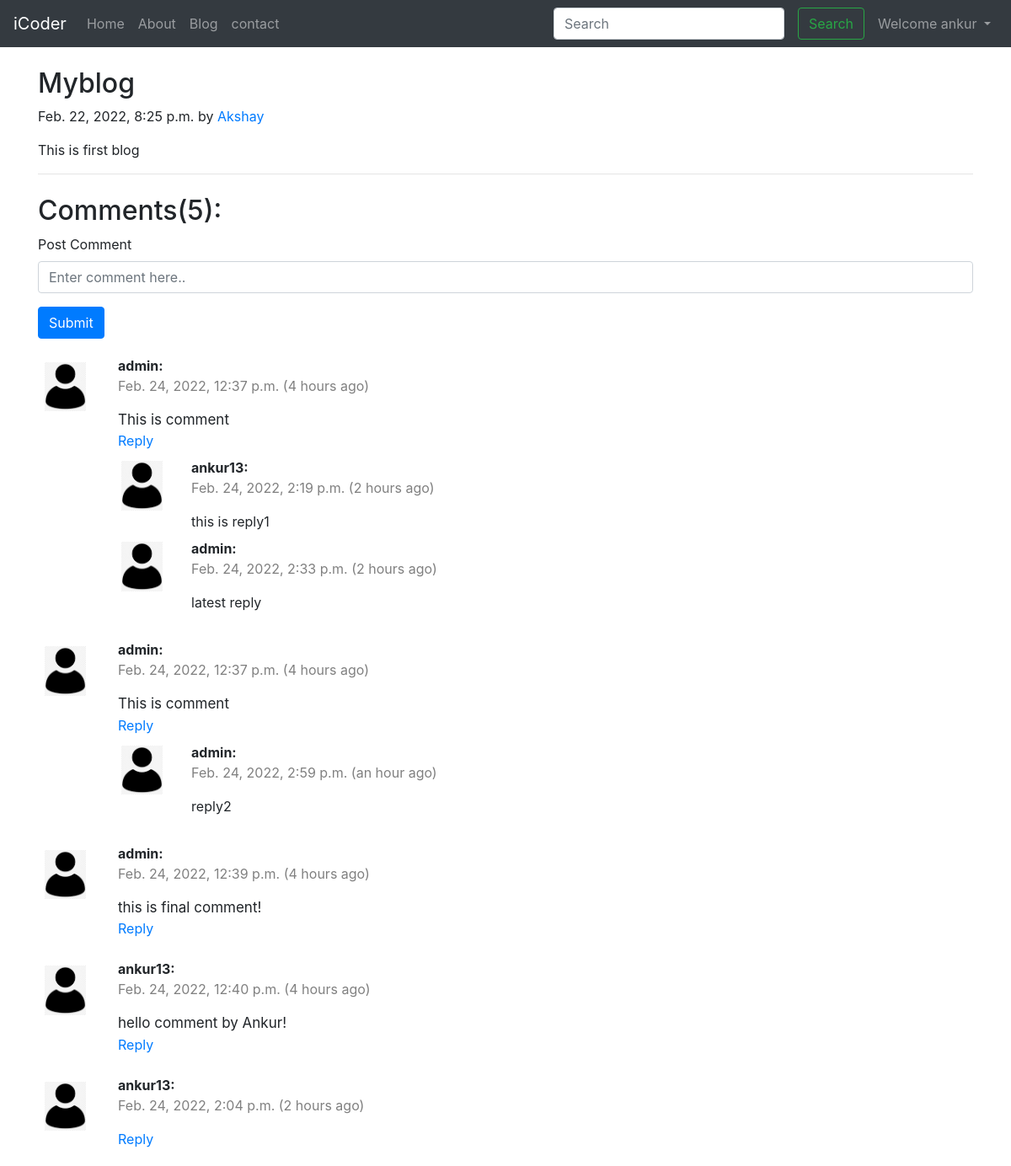
The app's page /blog/1 (signed in) with its own data.
### blog/models.py (models this page shows, shortened)
class BlogPost(models.Model):
    sno = models.AutoField(primary_key=True)
    title = models.CharField(max_length=50)
    author = models.CharField(max_length=20)
    content = models.TextField()
    timestamp = models.DateTimeField(auto_now_add=True, blank=True)

class Comments(models.Model):
    sno = models.AutoField(primary_key=True)
    comment = models.TextField()
    user = models.ForeignKey(User, on_delete=models.CASCADE)
    post = models.ForeignKey(BlogPost,on_delete=models.CASCADE)
    parent = models.ForeignKey('self', on_delete=models.CASCADE, null=True)
    timestamp = models.DateTimeField(default=now)
    def __str__(self):
        return self.comment

### blog/views.py (the view)
# urls.py: path("<int:sno>", views.viewBlog, name="View Blog"),
def viewBlog(request, sno):
    if request.method == 'GET':
        blog = BlogPost.objects.filter(sno=sno).first()
        postcomments = Comments.objects.filter(post=sno, parent=None)
        replies = Comments.objects.filter(post=sno).exclude(parent=None)
        replyDict = {}
        for reply in replies:
            if reply.parent.sno not in replyDict.keys():
                replyDict[reply.parent.sno] = [reply]
            else:
                replyDict[reply.parent.sno].append(reply)
        print(postcomments, replies)
        print(replyDict)
        view_blog = {'post': blog, 'comment': postcomments, 'user':request.user, 'replyDict':replyDict}
    return render(request, 'blog/blogPost.html', view_blog)

### blog/templatetags/get_dict.py (called while the page is built)
@register.filter(name="get_dict")
def get_dict(dict, key):
    return dict.get(key)

### templates/blog/blogPost.html (shortened to what this page needs)
{% extends 'base.html' %}
{% load static %}
{% load humanize %}
{% load get_dict %}
{% block body %}
<div class="container">
    <div class="blog-post my-4">
        <h2 class="blog-post-title">{{post.title}}</h2>
        <p class="blog-post-meta">{{post.timestamp}} by <a href="#">{{post.author}}</a></p>
        <p>{{post.content}}</p>
        <hr>
    </div>
</div>
<div class="container">
    <h2>Comments({{comment.count}}):</h2>
    {% if user.is_authenticated %}
    <form action="/blog/post_comment" method="post">
        <div class="form-group">
            <label for="exampleInputEmail1">Post Comment</label>
            <input type="text" class="form-control" id="exampleInputEmail1" aria-describedby="emailHelp" name="comment"
                placeholder="Enter comment here..">
        </div>
        <button type="submit" class="btn btn-primary">Submit</button>
    </form>
    {% else %}
    <h4>Please login to post a comment!</h4>
    {% endif %}
    {% for comment in comment %}
    <div class="row my-3">
        <div class="col-md-1 my-1"><img src="{% static 'img/user.png' %}" class="rounded mx-auto d-block w-100 p-2"
                alt="#"></div>
        <div class="col-md-11 my-1"><b>{{comment.user}}:</b><br>
            <p style="color: grey;">{{comment.timestamp}} ({{comment.timestamp|naturaltime}}) </p>
            <div style="font-size: 17px;">{{comment.comment}}</div>
            <div class="reply mx-0 my-0">
                {% if user.is_authenticated %}
                <a data-toggle="collapse" href="#replybox{{comment.sno}}" role="button" aria-expanded="false"
                    aria-controls="replybox{{comment.sno}}">
                    Reply
                </a>
                {% endif %}
                <div class="replies">
                    {% for reply in replyDict|get_dict:comment.sno %}
                    <div class="row my-2">
                        <div class="col-md-1">
                            <img src="{% static 'img/user.png' %}" class="rounded mx-auto d-block w-100 p-1 mb-1"
                                alt="#">
                        </div>
                        <div class="col-md-11">
                            <b>{{reply.user.username}}:</b><span><p style="color: grey;">{{reply.timestamp}} ({{reply.timestamp|naturaltime}}) </p></span>
                            {{reply.comment}}
                        </div>
                        <br>
                    </div>
                    {% endfor %}
                </div>
            </div>
        </div>
    </div>
    {% endfor %}
</div>
{% endblock body %}

### templates/base.html (shortened to what this page needs)
<!doctype html>
<html lang="en">
<head>
    <link rel="stylesheet" href="https://cdn.jsdelivr.net/npm/bootstrap@4.6.0/dist/css/bootstrap.min.css"
>
</head>
<body>
    <nav class="navbar navbar-expand-lg navbar-dark bg-dark">
        <a class="navbar-brand" href="/">iCoder</a>
        <div class="collapse navbar-collapse" id="navbarSupportedContent">
            <ul class="navbar-nav mr-auto">
                <li class="nav-item {% block homeactive %}{% endblock homeactive %}">
                    <a class="nav-link" href="/">Home <span class="sr-only">(current)</span></a>
                </li>
                <li class="nav-item {% block aboutactive %}{% endblock aboutactive %}">
                    <a class="nav-link" href="/about">About</a>
                </li>
                <li class="nav-item {% block blogactive %}{% endblock blogactive %}">
                    <a class="nav-link" href="/blog">Blog</a>
                </li>
                <li class="nav-item {% block contactactive %}{% endblock contactactive %}">
                    <a class="nav-link" href="/contact">contact</a>
                </li>
            </ul>
            <div class="ml-auto form-inline">
            <form method='get' action='/search' class="form-inline my-2 my-lg-0">
                <input class="form-control mr-sm-2" type="search" placeholder="Search" aria-label="Search" name="search"
                id="search">
                <button class="btn btn-outline-success my-2 my-sm-0 mx-2" type="submit">Search</button>
            </form>
            {% if user.is_authenticated %}
            <ul class="navbar-nav ml-auto">
                <li class="nav-item dropdown">
                    <a class="nav-link dropdown-toggle" href="#" id="navbarDropdown" role="button" data-toggle="dropdown" aria-haspopup="true" aria-expanded="false">
                        Welcome {{request.user.first_name}}
                    </a>
                </li>
            </ul>
        {% endif %}
        </div>
    </div>
</nav>
    {% block body %}
    {% endblock body %}
</body>
</html>

### records on screen
BlogPost: title "Myblog", timestamp "Feb. 22, 2022, 8:25 p.m.", author "Akshay", content "This is first blog"
Comments: user "admin", timestamp "Feb. 24, 2022, 12:37 p.m.", timestamp "4 hours ago", comment "This is comment"
Comments: user.username "ankur13", timestamp "Feb. 24, 2022, 2:19 p.m.", timestamp "2 hours ago", comment "this is reply1"
Comments: user.username "admin", timestamp "Feb. 24, 2022, 2:33 p.m.", timestamp "2 hours ago", comment "latest reply"
Comments: user "admin", timestamp "Feb. 24, 2022, 12:37 p.m.", timestamp "4 hours ago", comment "This is comment"
Comments: user.username "admin", timestamp "Feb. 24, 2022, 2:59 p.m.", timestamp "an hour ago", comment "reply2"
Comments: user "admin", timestamp "Feb. 24, 2022, 12:39 p.m.", timestamp "4 hours ago", comment "this is final comment!"
Comments: user "ankur13", timestamp "Feb. 24, 2022, 12:40 p.m.", timestamp "4 hours ago", comment "hello comment by Ankur!"
Comments: user "ankur13", timestamp "Feb. 24, 2022, 2:04 p.m.", timestamp "2 hours ago"

### other values on screen
{{ request.user.first_name }} "ankur"
{{ comment.count }} "5"
